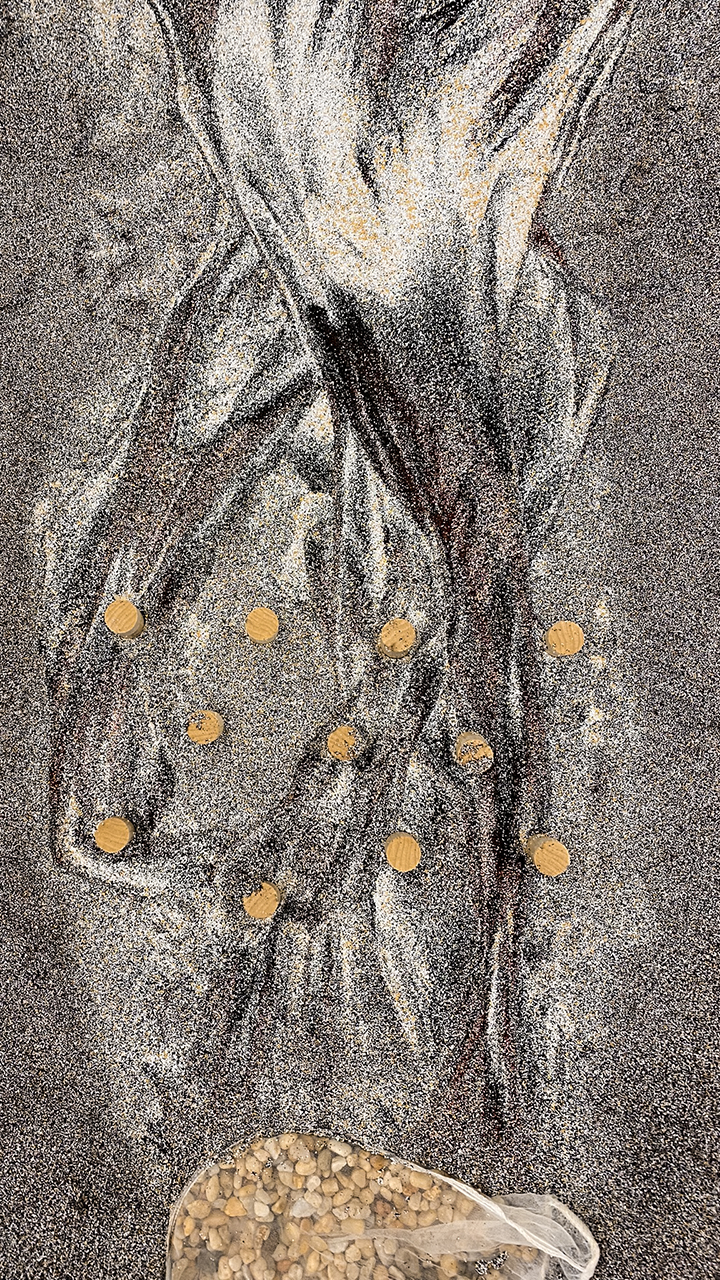
#> input picture Test_Image.JPEG, 720 x 1280 px
$ python -i resampler.py   (imports and definitions only)
#> lines starting #> are read from the running program, lines starting #| are printed output that depends on the picture
import PIL
from PIL import Image
from PIL import ImagePalette as ip
import cv2 as cv
import numpy as np
import os
import pathlib
from pathlib import Path
import time


# [1 line not run here, left out]

## Perform the resampling
def resample(img_filepath):

#> called with img_filepath = '../Test_Image.JPEG'
    print("Hello, EMLab")

    ##Place test filepath name below.
    #img_filepath = r"D:\OneDrive - PennO365\Research\EMLab\Assets\22-0817_1614.bmp"

    str_path = img_filepath
    path = Path(str_path)

    # read image using cv2 as numpy array ##MUST USE CV2 -GRASSHOPPER DOESN'T LIKE PIL TO OPEN BMP
    cv_img = cv.imread(img_filepath)
#> cv_img is the input picture: shape (1280, 720, 3); mean B, G, R 118, 125.2, 133.7

    # convert the color (necessary)
    cv_img = cv.cvtColor(cv_img, cv.COLOR_BGR2RGB)

    # read as PIL image in RGB
    img = Image.fromarray(cv_img).convert('RGB')

    try:
        width, height = img.size
#> width = 720; height = 1280
        print(width,height)
#| 720 1280

        w = width
#> w = 720
        h = height
#> h = 1280

        color_image = np.asarray(img)

        r, g, b = cv.split(color_image)
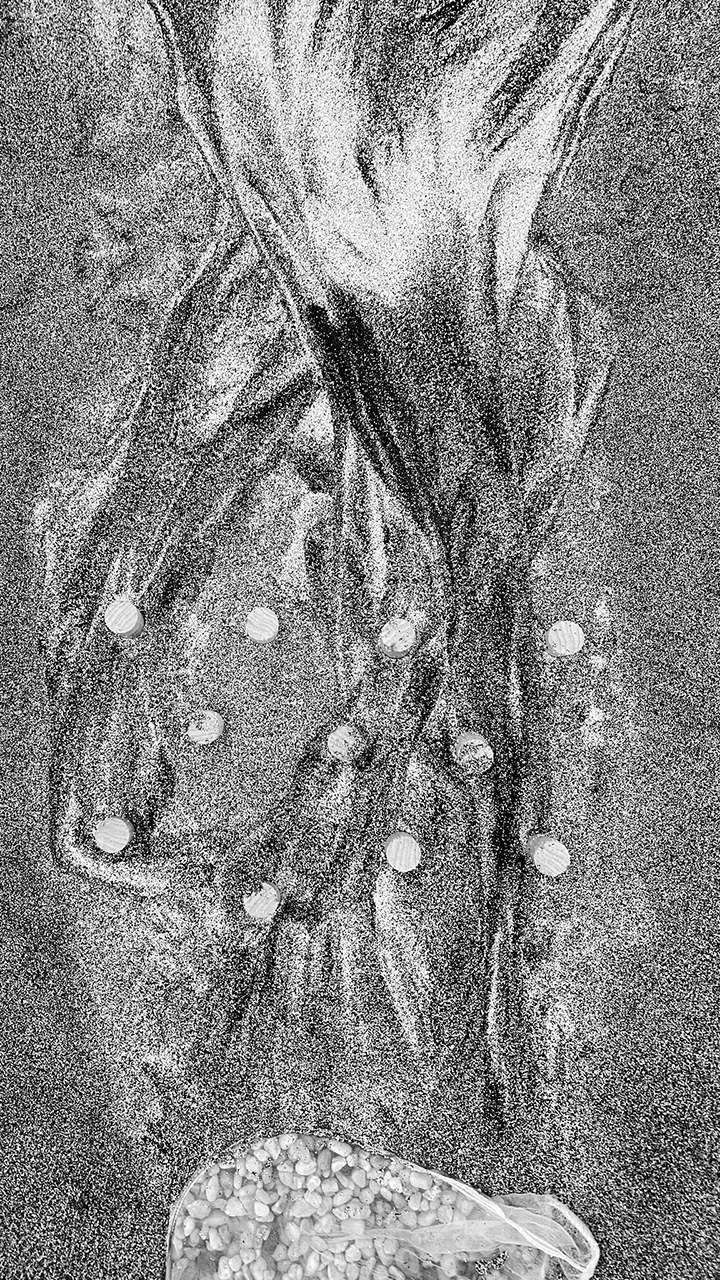
#> r: shape (1280, 720); min 0, max 255, mean 133.7
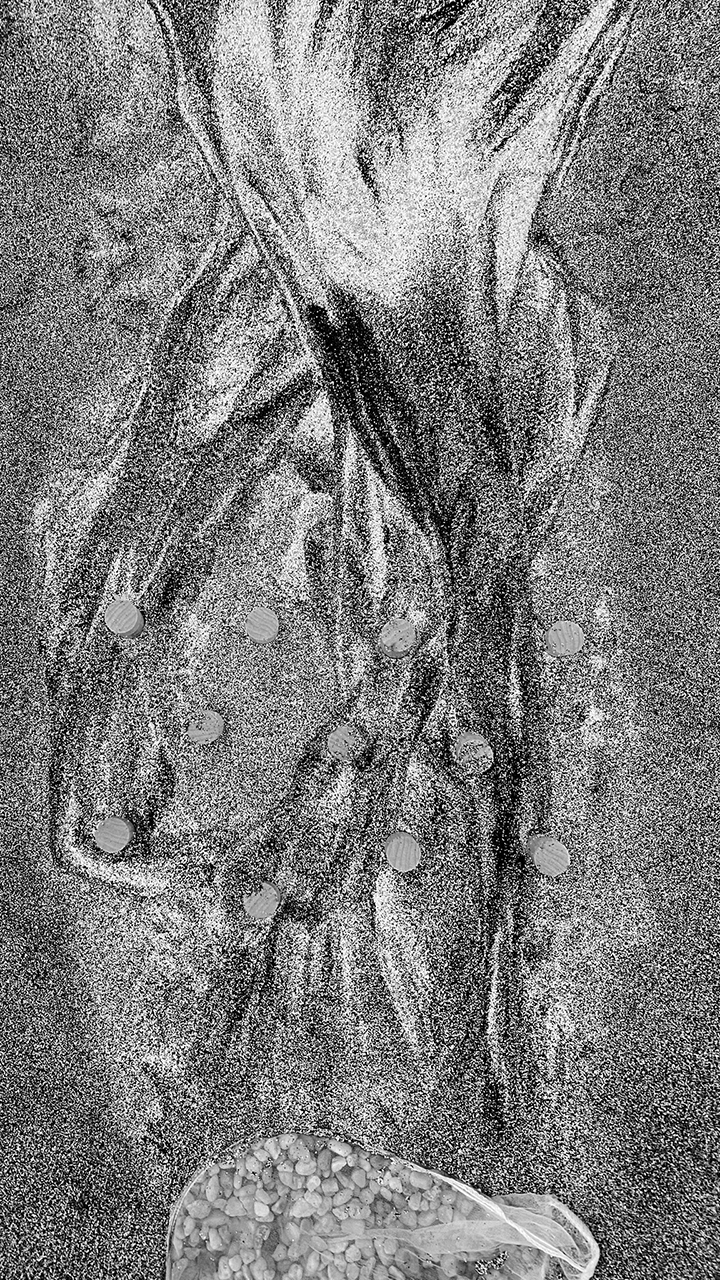
#> g: shape (1280, 720); min 0, max 255, mean 125.2
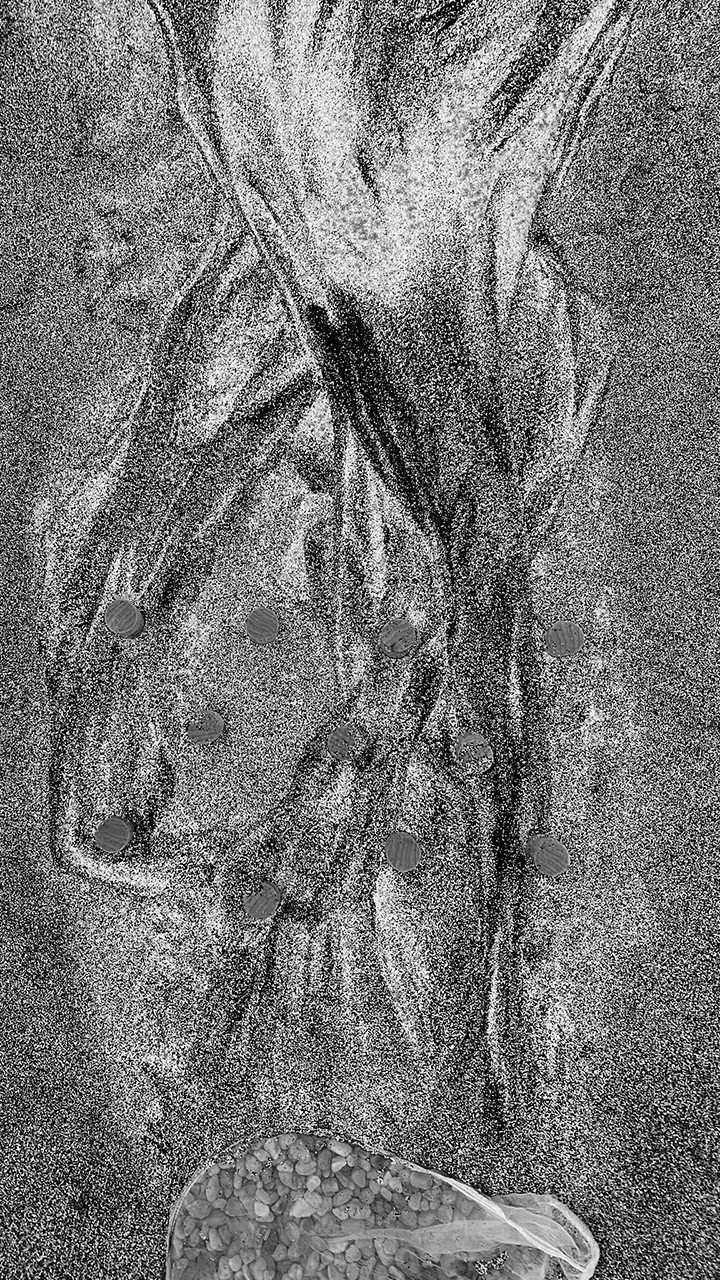
#> b: shape (1280, 720); min 0, max 255, mean 118
        color_image = cv.merge((r, g, b))
        print("image processed")

            # read image using cv2 as numpy array
            #pal_img = cv.imread(pal_src)

            # convert the color (necessary)
            #pal_img = cv.cvtColor(pal_img, cv.COLOR_BGR2RGB)

        # Make an array to build a bigger image to array
        pal_array = [
            145, 137, 115,      #dirty yellow
            146, 115, 115,      # alt pink
            60, 35, 35,         # scarlet
            45, 45, 45,        # darker grey
            73, 73, 73,        # dark grey
            102, 102, 102,     #mid grey
            135, 135, 135,       # light grey
            175, 175, 175,        #v light grey
            235, 235, 235,         #nearly white
            178, 150, 150       #another red
        ]

        # create a new image and place the palette in there
        pal_img = Image.new('P',(9,9))
        pal_img.putpalette(pal_array * 9)
        #pal_img.show()

        color_image = Image.fromarray(color_image)
        print("newarray")
        newimage = color_image.quantize(palette=pal_img, dither=0)
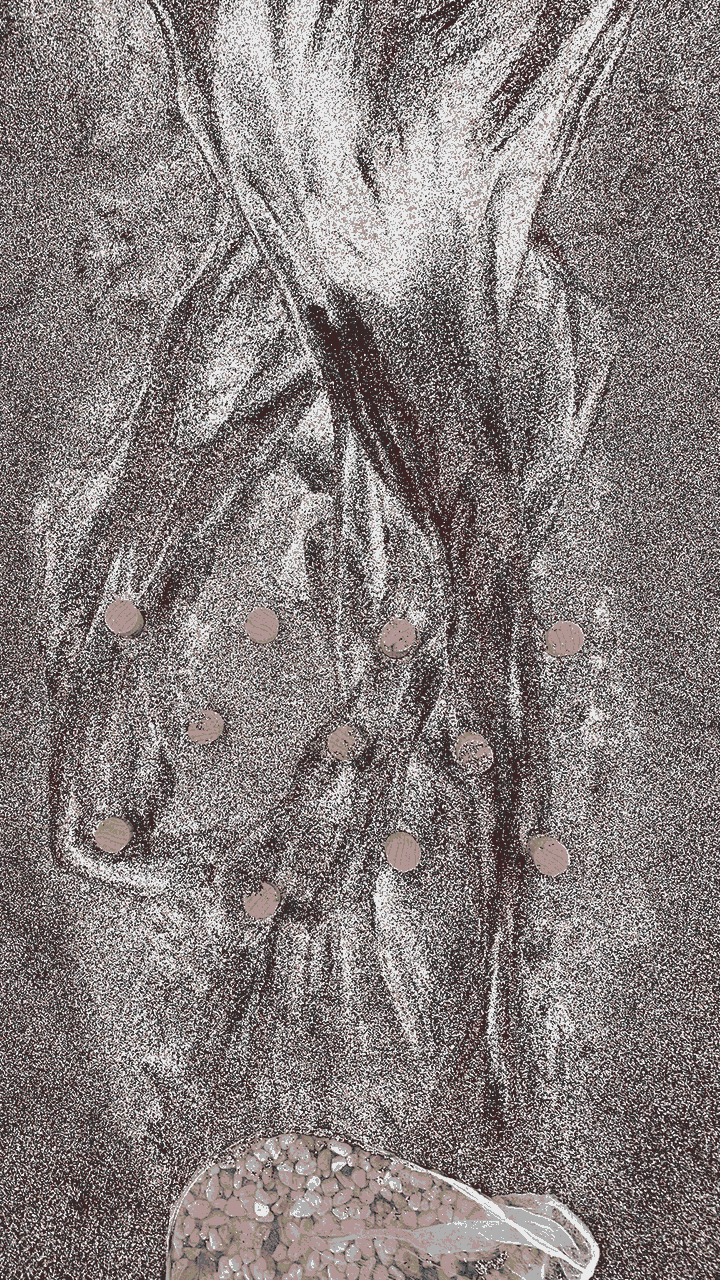
#> newimage: PIL image 720x1280 P; mean R, G, B 133.7, 125.9, 125.1
        print("quantized")

        ##ENABLE THESE TO PREVIEW FILE
        #color_image.show()
        #newimage.show()

        #Bring the image back to size and into cv2 format to save
        upsample = newimage.convert('RGB')
        upsample = np.asarray(upsample)
        upsample = cv.cvtColor(upsample, cv.COLOR_RGB2BGR)
    finally:
        print("Preparing to save file.")

    #save the finished image for FF to bring into GH
    head = os.path.splitext(img_filepath)[0]
    tail = os.path.splitext(img_filepath)[-1]

    save_path = head+"_new"+tail
    #save_path2 = head+"_new"
    complete = cv.imwrite(save_path, upsample)

    print("exported")

    return save_path

# [2 lines not run here, left out]

>>> result = resample('../Test_Image.JPEG')

$ run again, on Prequant.jpg
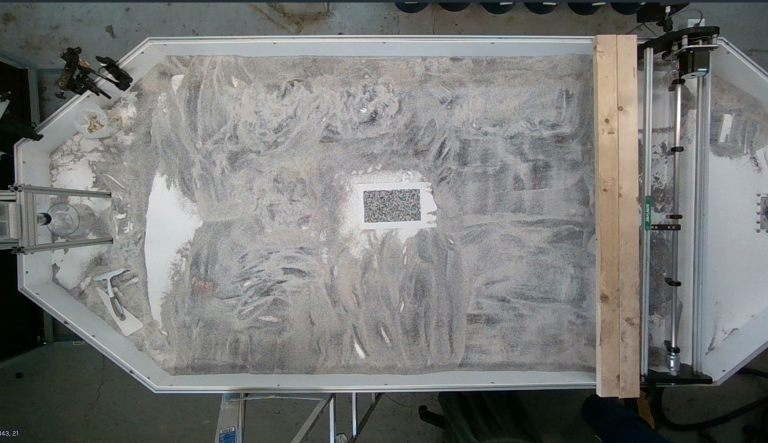
#> input picture Prequant.jpg, 1536 x 886 px (shown at 1/2 size)
#> in resample, cv_img is the input picture: shape (886, 1536, 3); mean B, G, R 119.8, 121.8, 120.5
#| 1536 886
#> in resample, `r, g, b = cv.split(color_image)`:
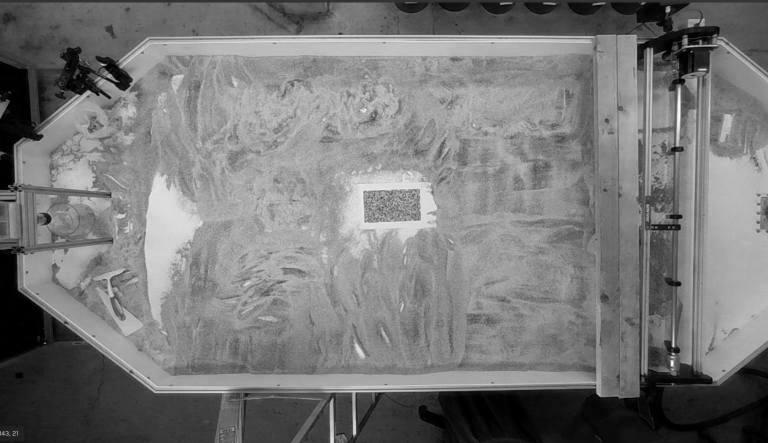
#> b: shape (886, 1536) (shown at 1/2 size); min 0, max 255, mean 119.8
#> in resample, `newimage = color_image.quantize(palette=pal_img, dither=0)`:
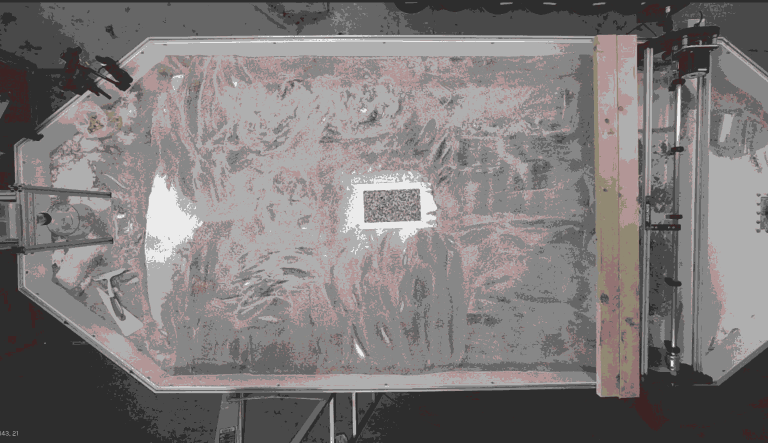
#> newimage: PIL image 1536x886 P (shown at 1/2 size); mean R, G, B 125.6, 121.4, 121
